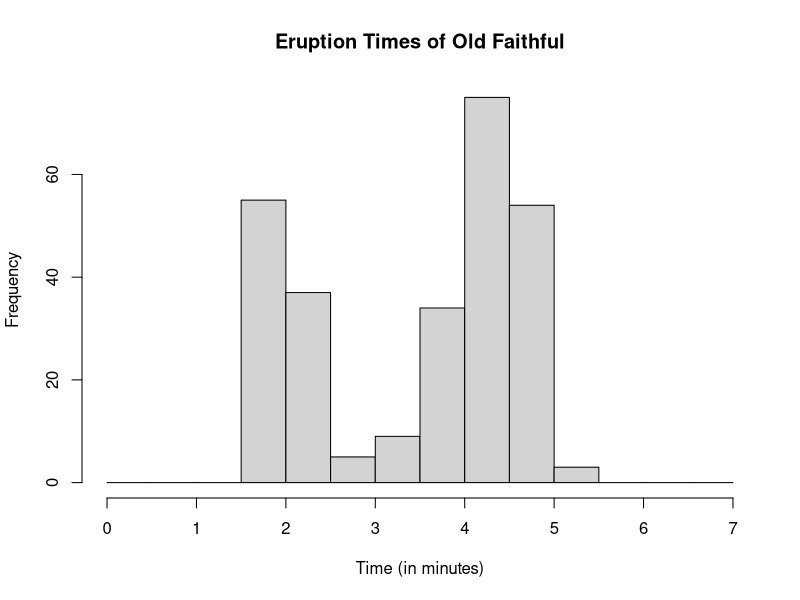
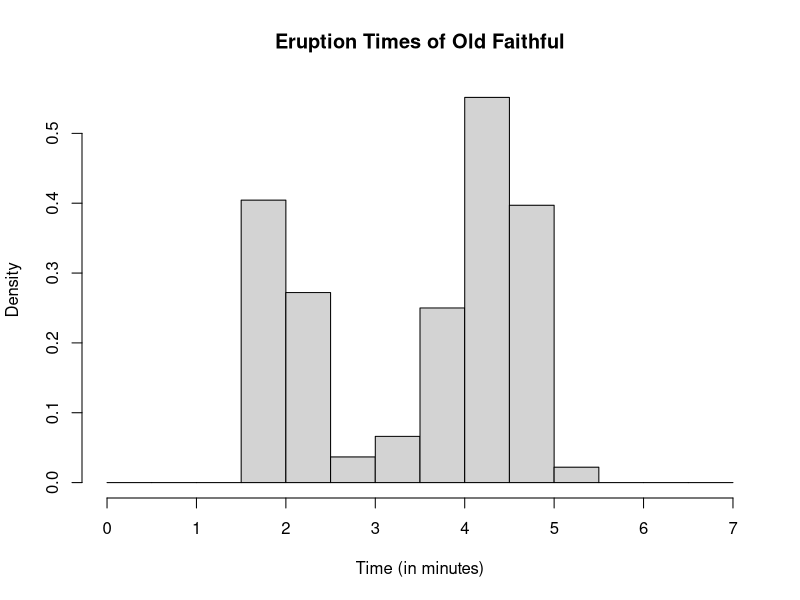
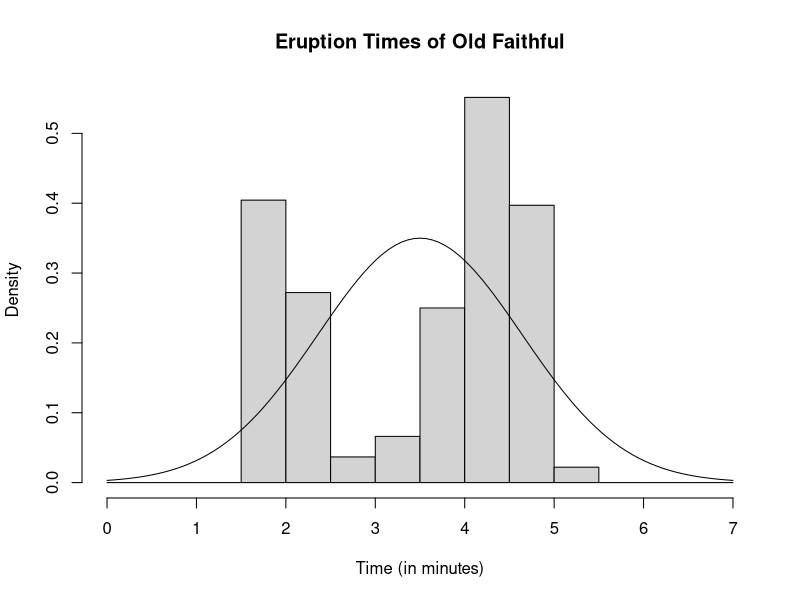
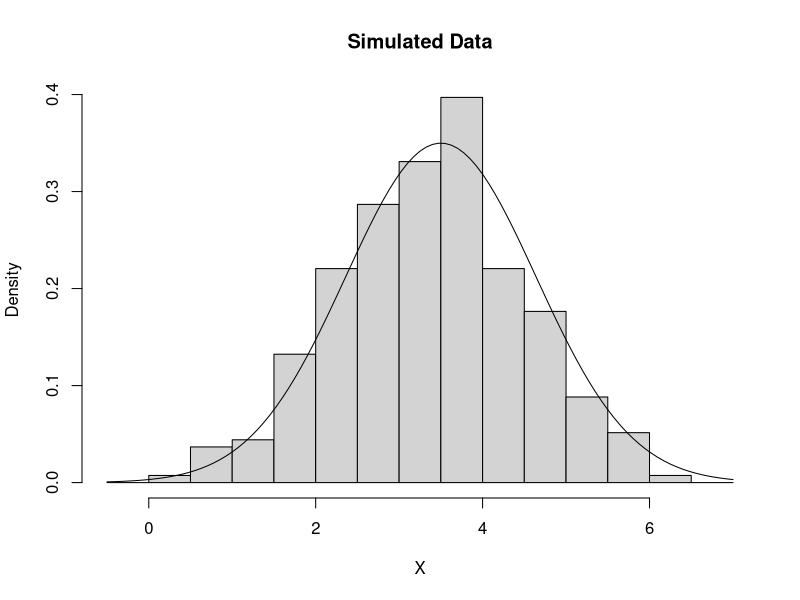
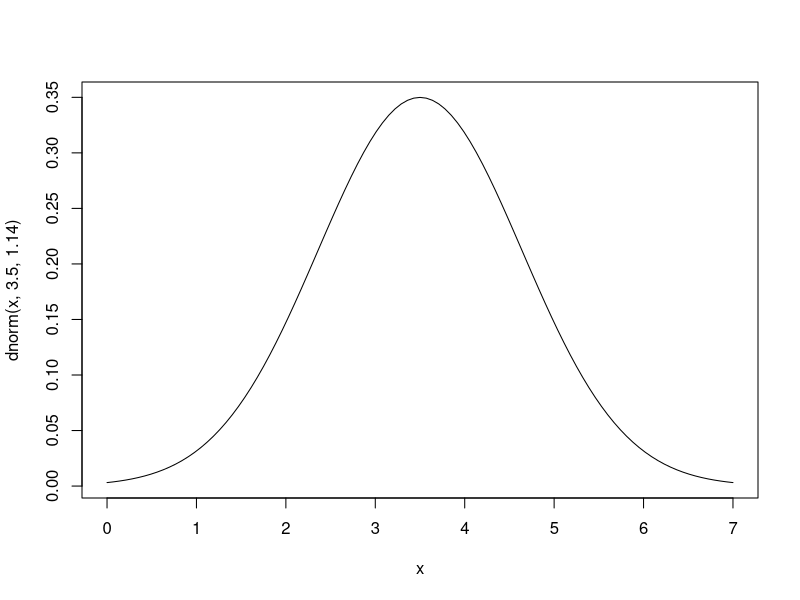
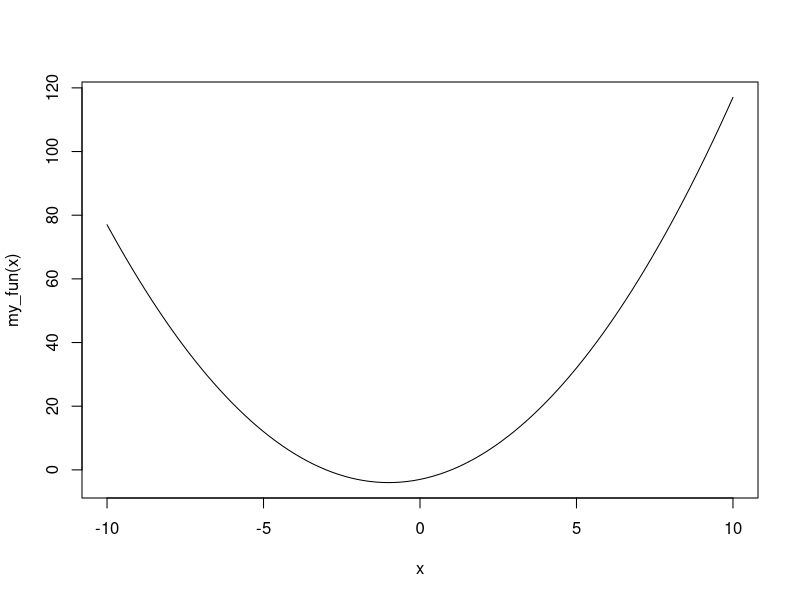
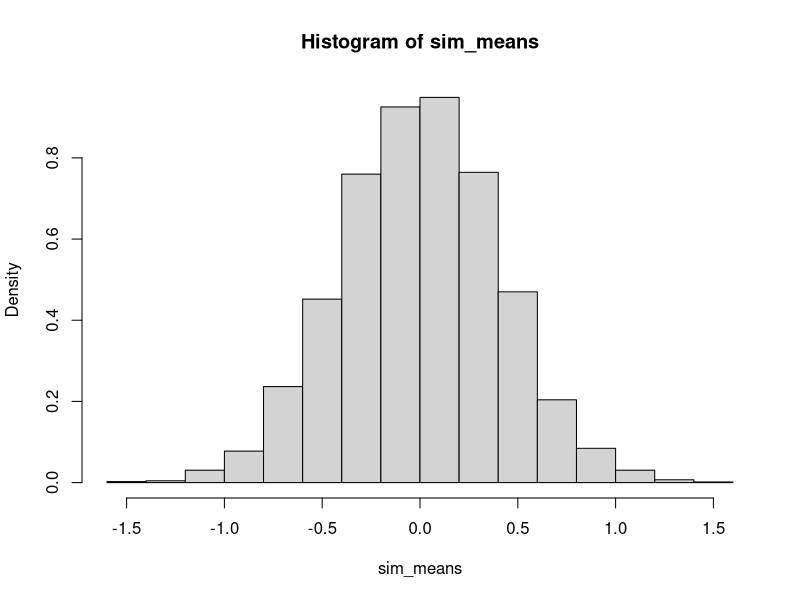
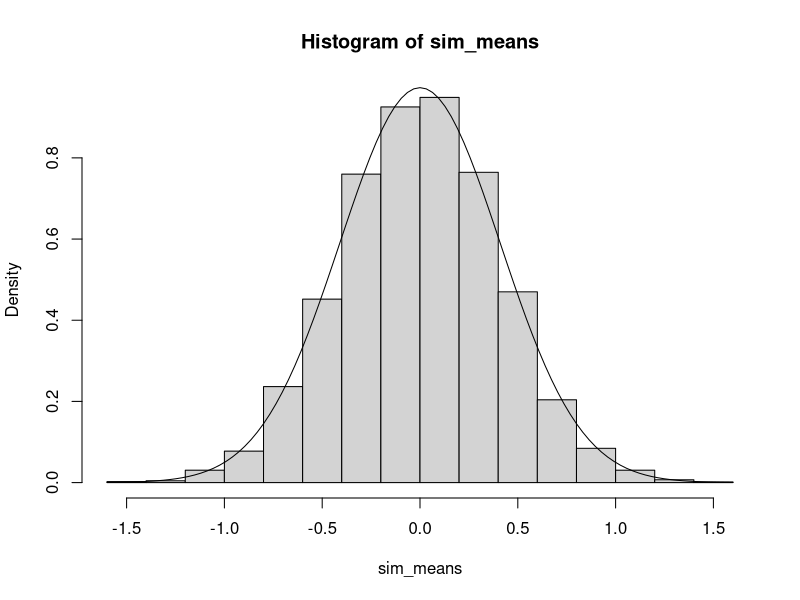

Recreate these plots in R, in order.
## ---- chunk 1
hist(faithful$eruptions, 
     main = "Eruption Times of Old Faithful", 
     xlab = "Time (in minutes)", 
     breaks = seq(0, 7, by = .5))
## ---- chunk 2
hist(faithful$eruptions, 
     main = "Eruption Times of Old Faithful", 
     xlab = "Time (in minutes)", 
     breaks = seq(0, 7, by = .5), 
     freq = FALSE)
## ---- chunk 3
# Generate a single normal random variable with mean 0 and standard deviation 1
rnorm(1)


# Generate 20 normal random variables with mean 0 and standard deviation 1
rnorm(20)
## ---- chunk 4
# Normal random variable with mean 10, and standard deviation 0.5 
rnorm(1, mean = 10, sd = 0.5)

# Normal random variable with mean 10, and standard deviation 0.5 
rnorm(20, mean = 10, sd = 0.5)
## ---- chunk 5
# Relative probability of observing the value 0.25
# for a normal random variable with mean 0 and standard devation 1
dnorm(0.25)

# Relative probability of observing the value 0.25, -0.5, 2
# for a normal random variable with mean 0 and standard devation 1
dnorm(c(0.25, -0.5, 2))
## ---- chunk 6
set.seed(1)
runif(10, min = -5, max = 5)
## ---- chunk 7
sample(c("Heads", "Tails"), size=1 , prob = c(0.5, 0.5))
## ---- chunk 8
sample(c("Heads", "Tails"), size=10 , prob = c(0.5, 0.5), replace = TRUE)
## ---- chunk 9
set.seed(1)
sample(c("Heads", "Tails"), size=10 , prob = c(0.5, 0.5), replace = TRUE)
## ---- chunk 10
coin_flip_heads3 = function(){
        coin_flip = sample(c("Heads", "Tails"), size=10 , 
                           prob = c(0.5, 0.5), replace = TRUE)
        num_heads = length(which(coin_flip == "Heads"))
        
        if(num_heads == 3){
                heads3 = TRUE
        } else{
                heads3 = FALSE
        }
        return(heads3)
}



# Generates flipping a coin 3 times
# Returns TRUE if exactly 3 flips resulted in heads
# Returns FALSE if otherwise 
coin_flip_heads3()



# Replicate the experiment 10,000 times
see_heads3 = replicate(10000, coin_flip_heads3())

# How many of these experiments results in 3 heads???
# Probability of seeing exactly 3 heads is approximately 12%
table(see_heads3)/10000
## ---- chunk 11
hist(faithful$eruptions, 
     main = "Eruption Times of Old Faithful", 
     xlab = "Time (in minutes)", 
     breaks = seq(0, 7, by = .5), 
     freq = FALSE)

curve(dnorm(x, 3.5, 1.14), add = TRUE)
## ---- chunk 12
gen_data = rnorm(272, mean = 3.5, sd = 1.14)

hist(gen_data, 
     main = "Simulated Data", 
     xlab = "X", 
     breaks = seq(-0.5, 7, by = .5), 
     freq = FALSE)

curve(dnorm(x, 3.5, 1.14), add = TRUE)
## ---- chunk 13
curve(dnorm(x, 3.5, 1.14), 0, 7, add = FALSE)
## ---- chunk 14
my_fun = function(x){
        y = x^2 + 2*x - 3
        return(y)
}

curve(my_fun(x), -10, 10)
## ---- chunk 15
# Simulate a sample of 50 observations that are uniformly distributed 
gen_unif_mean = function(the_min, the_max){
        gen_data = runif(50, the_min, the_max)
        the_mean = mean(gen_data)
        the_parameters = c(the_min, the_max)
        results = list(the_mean, the_parameters)
        names(results) = c("mean", "parameters")
        return(results)
}

# Simulate 10000 samples, each of size 50, where the minumum value is -5
# And the maximum value is 5
set.seed(123)
sim_means = replicate(10000, gen_unif_mean(the_min = -5, the_max=5)$mean)


# histogram of results
hist(sim_means, freq = FALSE)
## ---- chunk 16

# histogram of results
hist(sim_means, freq = FALSE)

# Add normal curve according to CLT
curve(dnorm(x, mean = 0, sd = 0.41), add = TRUE)
